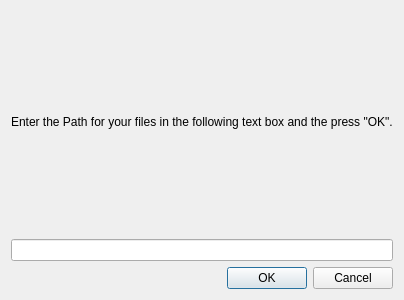
<?xml version="1.0" encoding="UTF-8"?>
<ui version="4.0">
 <class>PATH</class>
 <widget class="QDialog" name="PATH">
  <property name="geometry">
   <rect>
    <x>0</x>
    <y>0</y>
    <width>400</width>
    <height>300</height>
   </rect>
  </property>
  <property name="windowTitle">
   <string>Dialog</string>
  </property>
  <layout class="QGridLayout" name="gridLayout">
   <item row="2" column="0">
    <widget class="QDialogButtonBox" name="buttonBox">
     <property name="orientation">
      <enum>Qt::Horizontal</enum>
     </property>
     <property name="standardButtons">
      <set>QDialogButtonBox::Cancel|QDialogButtonBox::Ok</set>
     </property>
    </widget>
   </item>
   <item row="0" column="0">
    <widget class="QLabel" name="label">
     <property name="text">
      <string>Enter the Path for your files in the following text box and the press &quot;OK&quot;.</string>
     </property>
    </widget>
   </item>
   <item row="1" column="0">
    <widget class="QLineEdit" name="lineEdit"/>
   </item>
  </layout>
 </widget>
 <resources/>
 <connections>
  <connection>
   <sender>buttonBox</sender>
   <signal>accepted()</signal>
   <receiver>PATH</receiver>
   <slot>accept()</slot>
   <hints>
    <hint type="sourcelabel">
     <x>248</x>
     <y>254</y>
    </hint>
    <hint type="destinationlabel">
     <x>157</x>
     <y>274</y>
    </hint>
   </hints>
  </connection>
  <connection>
   <sender>buttonBox</sender>
   <signal>rejected()</signal>
   <receiver>PATH</receiver>
   <slot>reject()</slot>
   <hints>
    <hint type="sourcelabel">
     <x>316</x>
     <y>260</y>
    </hint>
    <hint type="destinationlabel">
     <x>286</x>
     <y>274</y>
    </hint>
   </hints>
  </connection>
 </connections>
</ui>
